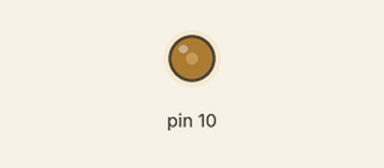
This sketch was run on a simulated Arduino Uno, built with avr-gcc and run on an emulated ATmega328P. On the bench: output pins drawn as LEDs (lit = HIGH).

Above: at 0.1 s.
Timing chart, 0 to 1.6 s (numbered marks = the images above):
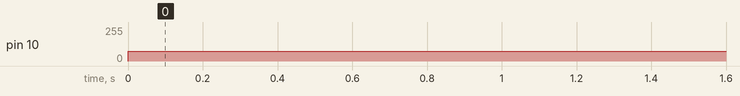

Measured:
- by itself, pin 10: 0/255 → 75/255 at 0.00 s

The sketch:

digitaWrite.ino
```cpp
byte counter;
void setup() {
  counter = 0;
}
void loop() {
  //send out to transmitter
  analogWrite(10, 75);

}
```
